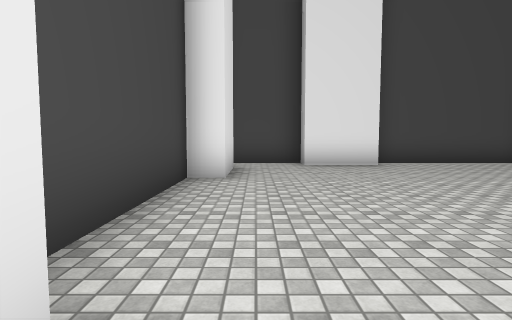
[1] (above)

13 first-person views from a walk through a 3-D level made in the Unity game engine. The camera is 1.3 m above the floor, tilts 4° down and sees 80° across. The floor is counted in squares, 2 m on a side. Each view is taken from the middle of a square. On the plan, view 1 faces up. The plan holds only what a view shows up to about 10 squares ahead; the rest is blank. The place goes on beyond the plan. The player character is not drawn. Some surface patterns are stand-ins.

[2]
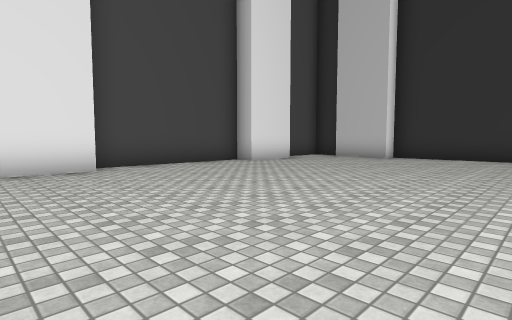

[3]
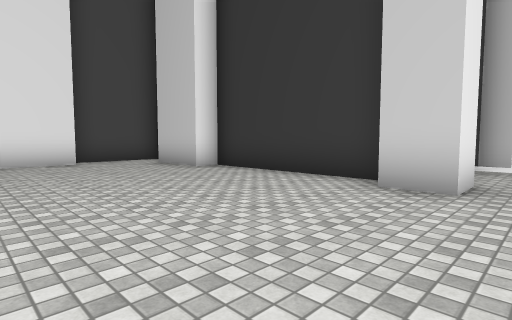

[4]
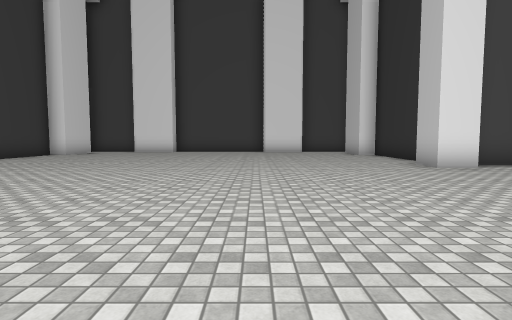

[5]
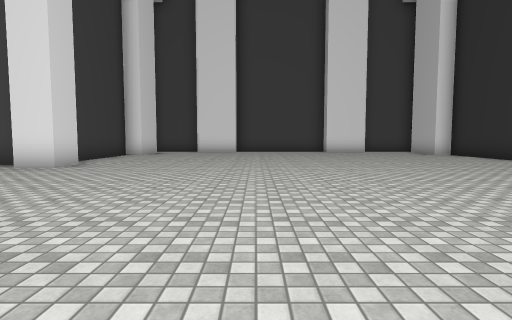

[6]
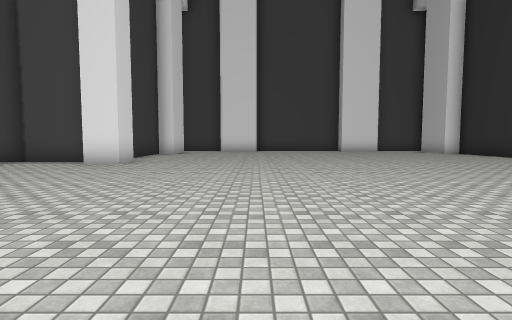

[7]
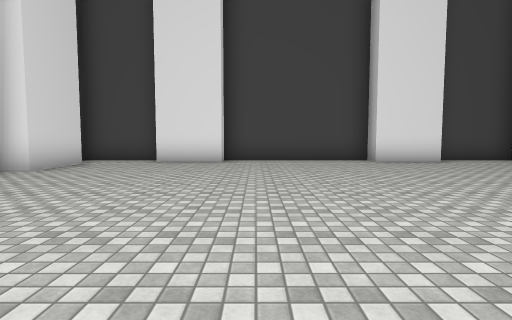

[8]
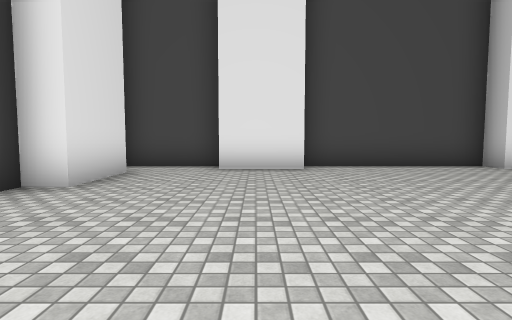

[9]
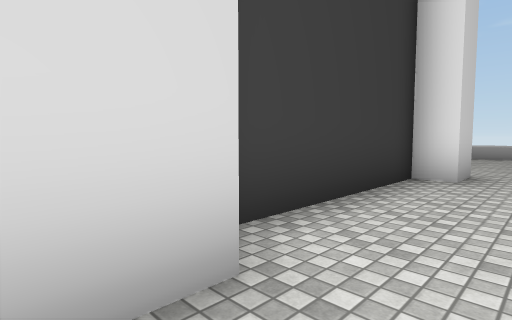

[10]
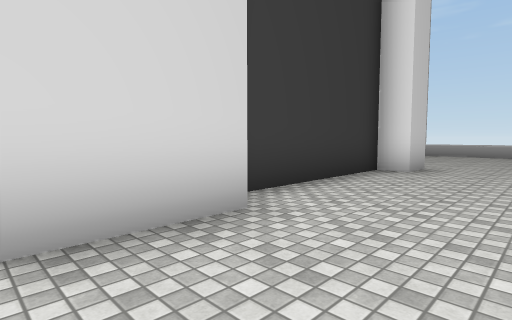

[11]
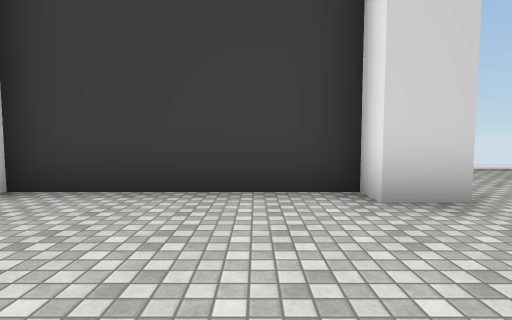

[12]
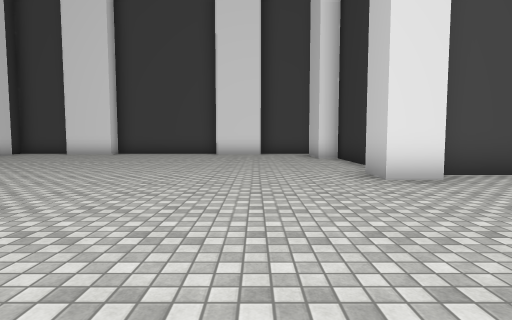

[13]
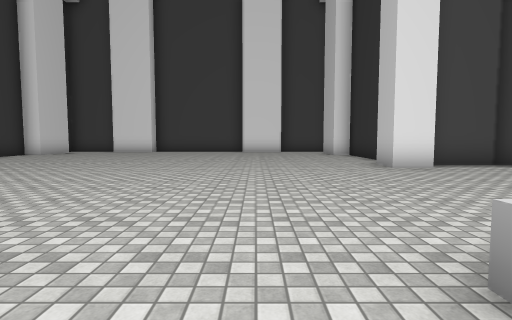

### Floor plan
Key: @ floor where view 1 was taken; # wall or solid block; . floor; = window, fence, low wall or low ledge.
Columns run from 4 left of view 1 to 14 right of it. Each row starts with its distance up from view 1.
  9   ###############
  8   #...##....##..#
  7   ##............#
  6    #............#
  5   ##............#
  4   #.............#
  3   #.............#
  2   #.............#
  1 ####............###
  0  ..#@...........#.
 -1  .................
 -2   ................
 -3    ..............
 -4    ..............
 -5     .............
 -6      ........====
 -7       ...  ..
 -8        .

Positions as (right, up) in squares from view 1, and headings:
1: (0, 0), facing up
2: (1, 1), facing up-right
3: (7, -1), facing up-right
4: (7, -7), facing up
5: (4, -7), facing up
6: (3, -8), facing up
7: (4, -1), facing up
8: (2, 1), facing up
9: (10, 6), facing down-right
10: (9, 7), facing down-right
11: (8, 2), facing right
12: (9, -5), facing up
13: (8, -7), facing up
